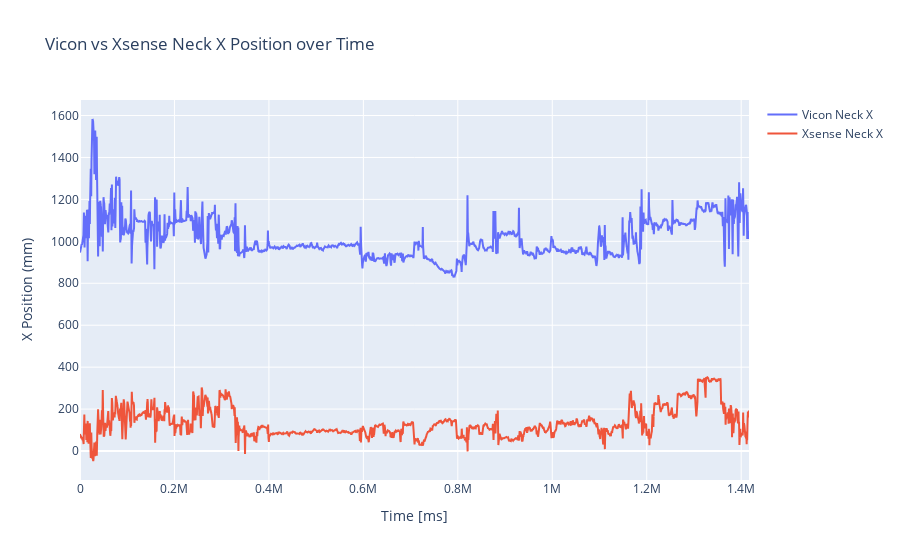

The notebook cell this image was saved under:
### Code cell
# make a plotly line plot of the vicon_positions_dfs['Neck'] X and Time data from the first 10000 rows and the xsense_from_xlsx_segment_position['Neck x'] and time data from the first 10000 rows
start = 0
end = 85000
#end = len(vicon_positions_dfs['Neck'])

fig = go.Figure()
fig.add_trace(go.Scatter(x=vicon_positions_dfs['Neck']['Time'][start:end], y=vicon_positions_dfs['Neck']['X'][start:end], mode='lines', name='Vicon Neck X'))
fig.add_trace(go.Scatter(x=xsense_from_xlsx_segment_position_mm['Time'][start:end], y=xsense_from_xlsx_segment_position_mm['Neck x'][start:end], mode='lines', name='Xsense Neck X'))
fig.update_layout(title='Vicon vs Xsense Neck X Position over Time', xaxis_title='Time [ms]', yaxis_title='X Position (mm)')
fig.show()

### Figure 1 — Plotly figure (JSON) as saved in the notebook; plotly's stock layout.template omitted (floating-point values rounded to 4 significant figures; data arrays with more than 128 entries replaced by an {"elided": "..."} marker saying what was removed)
{"data": [{"mode": "lines", "name": "Vicon Neck X", "type": "scatter", "x": {"elided": "85000 int values"}, "y": {"elided": "85000 float values"}}, {"mode": "lines", "name": "Xsense Neck X", "type": "scatter", "x": {"elided": "85000 str values"}, "y": {"elided": "85000 float values"}}], "layout": {"title": {"text": "Vicon vs Xsense Neck X Position over Time"}, "xaxis": {"title": {"text": "Time [ms]"}}, "yaxis": {"title": {"text": "X Position (mm)"}}}}
